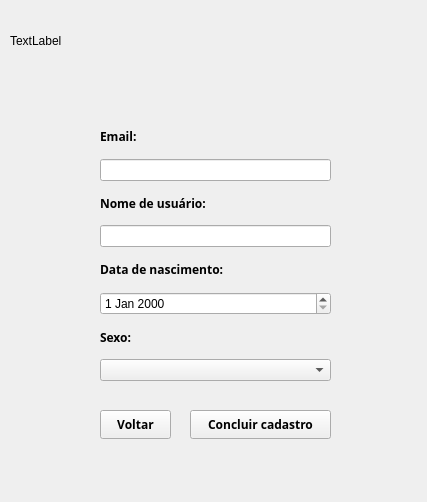
<?xml version="1.0" encoding="UTF-8"?>
<ui version="4.0">
 <class>Form</class>
 <widget class="QWidget" name="Form">
  <property name="geometry">
   <rect>
    <x>0</x>
    <y>0</y>
    <width>427</width>
    <height>502</height>
   </rect>
  </property>
  <property name="windowTitle">
   <string>Form</string>
  </property>
  <widget class="QLabel" name="label">
   <property name="geometry">
    <rect>
     <x>10</x>
     <y>10</y>
     <width>401</width>
     <height>61</height>
    </rect>
   </property>
   <property name="text">
    <string>TextLabel</string>
   </property>
  </widget>
  <widget class="QWidget" name="layoutWidget">
   <property name="geometry">
    <rect>
     <x>100</x>
     <y>120</y>
     <width>231</width>
     <height>261</height>
    </rect>
   </property>
   <layout class="QVBoxLayout" name="verticalLayout">
    <item>
     <widget class="QLabel" name="label_6">
      <property name="font">
       <font>
        <family>KacstOne</family>
        <weight>75</weight>
        <bold>true</bold>
       </font>
      </property>
      <property name="text">
       <string>Email:</string>
      </property>
     </widget>
    </item>
    <item>
     <widget class="QLineEdit" name="lineEdit_4"/>
    </item>
    <item>
     <widget class="QLabel" name="label_7">
      <property name="font">
       <font>
        <family>KacstOne</family>
        <weight>75</weight>
        <bold>true</bold>
       </font>
      </property>
      <property name="text">
       <string>Nome de usuário:</string>
      </property>
     </widget>
    </item>
    <item>
     <widget class="QLineEdit" name="lineEdit_5"/>
    </item>
    <item>
     <widget class="QLabel" name="label_5">
      <property name="font">
       <font>
        <family>KacstOne</family>
        <weight>75</weight>
        <bold>true</bold>
       </font>
      </property>
      <property name="text">
       <string>Data de nascimento:</string>
      </property>
     </widget>
    </item>
    <item>
     <widget class="QDateEdit" name="dateEdit"/>
    </item>
    <item>
     <widget class="QLabel" name="label_4">
      <property name="font">
       <font>
        <family>KacstOne</family>
        <weight>75</weight>
        <bold>true</bold>
       </font>
      </property>
      <property name="text">
       <string>Sexo:</string>
      </property>
     </widget>
    </item>
    <item>
     <widget class="QComboBox" name="comboBox"/>
    </item>
   </layout>
  </widget>
  <widget class="QPushButton" name="pushButton_2">
   <property name="geometry">
    <rect>
     <x>190</x>
     <y>410</y>
     <width>141</width>
     <height>29</height>
    </rect>
   </property>
   <property name="font">
    <font>
     <family>KacstOne</family>
     <weight>75</weight>
     <bold>true</bold>
    </font>
   </property>
   <property name="text">
    <string>Concluir cadastro</string>
   </property>
  </widget>
  <widget class="QPushButton" name="pushButton_3">
   <property name="geometry">
    <rect>
     <x>100</x>
     <y>410</y>
     <width>71</width>
     <height>29</height>
    </rect>
   </property>
   <property name="font">
    <font>
     <family>KacstOne</family>
     <weight>75</weight>
     <bold>true</bold>
    </font>
   </property>
   <property name="text">
    <string>Voltar</string>
   </property>
  </widget>
 </widget>
 <resources/>
 <connections/>
</ui>
